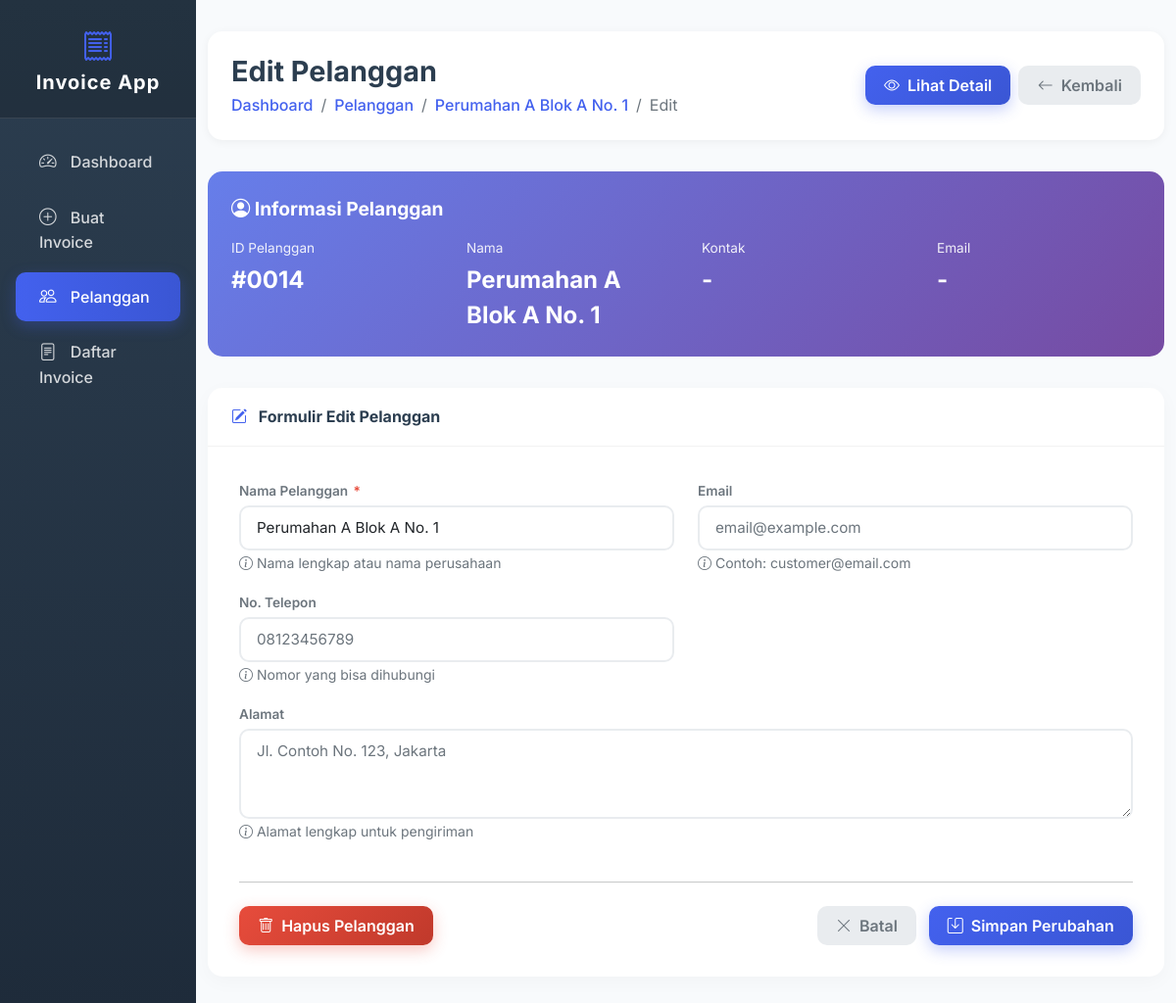
Screenshot of /edit_customer.php?id=14 with the database file from the repository.
### tables this page shows
CREATE TABLE `customers` (
  `id` int(11) NOT NULL,
  `name` varchar(100) NOT NULL,
  `email` varchar(100) DEFAULT NULL,
  `phone` varchar(20) DEFAULT NULL,
  `address` text DEFAULT NULL,
  `created_at` timestamp NOT NULL DEFAULT current_timestamp()
);

### edit_customer.php (the view, shortened to what this page needs)
<?php
require_once 'config_database.php';
$id = $_GET['id'] ?? 0;
$query = "SELECT * FROM customers WHERE id = ?";
$stmt = $pdo->prepare($query);
$stmt->execute([$id]);
$customer = $stmt->fetch();
?>
<!DOCTYPE html>
<html lang="id">
<head>
    <link href="https://cdn.jsdelivr.net/npm/bootstrap@5.1.3/dist/css/bootstrap.min.css" rel="stylesheet">
    <link rel="stylesheet" href="https://cdn.jsdelivr.net/npm/bootstrap-icons@1.8.1/font/bootstrap-icons.css">
</head>
<body>
    <div class="container-fluid">
        <div class="row">
            <nav class="col-md-2 d-md-block sidebar p-0">
                <div class="position-sticky">
                    <div class="sidebar-brand text-center">
                        <i class="bi bi-receipt"></i>
                        <h5>Invoice App</h5>
                    </div>
                    <ul class="nav flex-column mt-3">
                        <li class="nav-item">
                            <a class="nav-link" href="index.php">
                                <i class="bi bi-speedometer2"></i> Dashboard
                            </a>
                        </li>
                        <li class="nav-item">
                            <a class="nav-link" href="add_invoice.php">
                                <i class="bi bi-plus-circle"></i> Buat Invoice
                            </a>
                        </li>
                        <li class="nav-item">
                            <a class="nav-link active" href="customers.php">
                                <i class="bi bi-people"></i> Pelanggan
                            </a>
                        </li>
                        <li class="nav-item">
                            <a class="nav-link" href="invoices.php">
                                <i class="bi bi-file-text"></i> Daftar Invoice
                            </a>
                        </li>
                    </ul>
                </div>
            </nav>
            <main class="col-md-10 ms-sm-auto">
                <div class="page-header d-flex justify-content-between align-items-center">
                    <div>
                        <h1 class="h2 mb-1">Edit Pelanggan</h1>
                        <nav aria-label="breadcrumb">
                            <ol class="breadcrumb mb-0">
                                <li class="breadcrumb-item"><a href="index.php">Dashboard</a></li>
                                <li class="breadcrumb-item"><a href="customers.php">Pelanggan</a></li>
                                <li class="breadcrumb-item"><a href="view_customer.php?id=<?= $customer['id'] ?>"><?= htmlspecialchars($customer['name']) ?></a></li>
                                <li class="breadcrumb-item active">Edit</li>
                            </ol>
                        </nav>
                    </div>
                    <div class="d-flex gap-2">
                        <a href="view_customer.php?id=<?= $customer['id'] ?>" class="btn-custom btn-primary-custom">
                            <i class="bi bi-eye"></i> Lihat Detail
                        </a>
                        <a href="customers.php" class="btn-custom btn-secondary-custom">
                            <i class="bi bi-arrow-left"></i> Kembali
                        </a>
                    </div>
                </div>
                <div class="info-section">
                    <div class="info-title">
                        <i class="bi bi-person-circle"></i> Informasi Pelanggan
                    </div>
                    <div class="info-stats">
                        <div class="stat-item">
                            <div class="stat-label">ID Pelanggan</div>
                            <div class="stat-value">#<?= str_pad($customer['id'], 4, '0', STR_PAD_LEFT) ?></div>
                        </div>
                        <div class="stat-item">
                            <div class="stat-label">Nama</div>
                            <div class="stat-value"><?= htmlspecialchars($customer['name']) ?></div>
                        </div>
                        <div class="stat-item">
                            <div class="stat-label">Kontak</div>
                            <div class="stat-value"><?= htmlspecialchars($customer['phone'] ?: '-') ?></div>
                        </div>
                        <div class="stat-item">
                            <div class="stat-label">Email</div>
                            <div class="stat-value"><?= htmlspecialchars($customer['email'] ?: '-') ?></div>
                        </div>
                    </div>
                </div>
                <div class="form-card">
                    <div class="card-header">
                        <h6><i class="bi bi-pencil-square"></i> Formulir Edit Pelanggan</h6>
                    </div>
                    <div class="card-body">
                        <form method="POST" action="" onsubmit="return validateForm()">
                            <div class="row">
                                <div class="col-md-6">
                                    <div class="mb-3">
                                        <label class="form-label">
                                            Nama Pelanggan <span class="required-star">*</span>
                                        </label>
                                        <input type="text" name="name" class="form-control" required
                                               value="<?= htmlspecialchars($customer['name']) ?>"
                                               placeholder="Masukkan nama lengkap / perusahaan">
                                        <small class="text-muted">
                                            <i class="bi bi-info-circle"></i> Nama lengkap atau nama perusahaan
                                        </small>
                                    </div>
                                </div>
                                <div class="col-md-6">
                                    <div class="mb-3">
                                        <label class="form-label">Email</label>
                                        <input type="email" name="email" class="form-control"
                                               value="<?= htmlspecialchars($customer['email']) ?>"
                                               placeholder="email@example.com">
                                        <small class="text-muted">
                                            <i class="bi bi-info-circle"></i> Contoh: customer@email.com
                                        </small>
                                    </div>
                                </div>
                                <div class="col-md-6">
                                    <div class="mb-3">
                                        <label class="form-label">No. Telepon</label>
                                        <input type="text" name="phone" class="form-control"
                                               value="<?= htmlspecialchars($customer['phone']) ?>"
                                               placeholder="08123456789">
                                        <small class="text-muted">
                                            <i class="bi bi-info-circle"></i> Nomor yang bisa dihubungi
                                        </small>
                                    </div>
                                </div>
                                <div class="col-md-12">
                                    <div class="mb-3">
                                        <label class="form-label">Alamat</label>
                                        <textarea name="address" class="form-control" rows="3"
                                                  placeholder="Jl. Contoh No. 123, Jakarta"><?= htmlspecialchars($customer['address']) ?></textarea>
                                        <small class="text-muted">
                                            <i class="bi bi-info-circle"></i> Alamat lengkap untuk pengiriman
                                        </small>
                                    </div>
                                </div>
                            </div>
                            <hr class="my-4">
                            <div class="d-flex justify-content-between align-items-center">
                                <div>
                                    <a href="delete_customer.php?id=<?= $customer['id'] ?>"
                                       class="btn-custom btn-danger-custom"
                                       onclick="return confirm('Yakin ingin menghapus pelanggan ini? Semua data yang terkait akan ikut terhapus.')">
                                        <i class="bi bi-trash"></i> Hapus Pelanggan
                                    </a>
                                </div>
                                <div>
                                    <a href="customers.php" class="btn-custom btn-secondary-custom me-2">
                                        <i class="bi bi-x-lg"></i> Batal
                                    </a>
                                    <button type="submit" class="btn-custom btn-primary-custom">
                                        <i class="bi bi-save"></i> Simpan Perubahan
                                    </button>
                                </div>
                            </div>
                        </form>
                    </div>
                </div>
            </main>
        </div>
    </div>
</body>
</html>

### edit_customer.php (style rules this page uses)
:root { --primary-color: #4361ee; --success-color: #2ecc71; --warning-color: #f39c12; --danger-color: #e74c3c; --dark-color: #2c3e50; --light-bg: #f8fafc; }
body { font-family: 'Inter', sans-serif; background-color: var(--light-bg); }
.sidebar { min-height: 100vh; background: linear-gradient(180deg, #2c3e50 0%, #1e2b3a 100%); box-shadow: 4px 0 10px rgba(0,0,0,0.1); }
.sidebar .nav-link { color: rgba(255,255,255,0.8); padding: 0.75rem 1.5rem; margin: 0.2rem 1rem; border-radius: 10px; transition: all 0.3s ease; font-weight: 500; }
.sidebar .nav-link.active { background: linear-gradient(90deg, #4361ee, #3a56d4); color: white; box-shadow: 0 5px 15px rgba(67, 97, 238, 0.3); }
.sidebar .nav-link i { margin-right: 10px; width: 20px; font-size: 1.1rem; }
.sidebar-brand { padding: 1.5rem 1rem; background: rgba(0,0,0,0.2); border-bottom: 1px solid rgba(255,255,255,0.1); }
.sidebar-brand h5 { color: white; font-weight: 700; letter-spacing: 1px; margin: 0; }
.sidebar-brand i { font-size: 2rem; color: #4361ee; margin-bottom: 0.5rem; }
main { padding: 2rem; background-color: var(--light-bg); }
.page-header { background: white; padding: 1.5rem; border-radius: 15px; box-shadow: 0 2px 10px rgba(0,0,0,0.05); margin-bottom: 2rem; }
.page-header h1 { font-size: 1.8rem; font-weight: 700; color: var(--dark-color); margin: 0; }
.breadcrumb { margin-bottom: 0; background: transparent; }
.breadcrumb-item a { color: var(--primary-color); text-decoration: none; font-weight: 500; }
.breadcrumb-item.active { color: #6c757d; }
.btn-custom { padding: 0.5rem 1.2rem; border-radius: 10px; font-weight: 600; transition: all 0.3s ease; border: none; display: inline-flex; align-items: center; gap: 8px; text-decoration: none; }
.btn-primary-custom { background: linear-gradient(135deg, #4361ee, #3a56d4); color: white; box-shadow: 0 5px 15px rgba(67, 97, 238, 0.3); }
.btn-secondary-custom { background: #e9ecef; color: #6c757d; }
.btn-danger-custom { background: linear-gradient(135deg, #e74c3c, #c0392b); color: white; box-shadow: 0 5px 15px rgba(231, 76, 60, 0.3); }
.form-card { background: white; border-radius: 15px; border: none; box-shadow: 0 5px 20px rgba(0,0,0,0.03); }
.form-card .card-header { background: transparent; border-bottom: 1px solid rgba(0,0,0,0.05); padding: 1.25rem 1.5rem; }
.form-card .card-header h6 { font-size: 1rem; font-weight: 700; color: var(--dark-color); margin: 0; }
.form-card .card-header h6 i { color: var(--primary-color); margin-right: 8px; }
.form-card .card-body { padding: 2rem; }
.form-label { font-weight: 600; font-size: 0.85rem; color: #6c757d; margin-bottom: 0.3rem; }
.form-control { border: 2px solid #e9ecef; border-radius: 10px; padding: 0.6rem 1rem; font-size: 0.95rem; transition: all 0.3s ease; }
.required-star { color: var(--danger-color); margin-left: 2px; }
.info-section { background: linear-gradient(135deg, #667eea 0%, #764ba2 100%); border-radius: 15px; padding: 1.5rem; color: white; margin-bottom: 2rem; }
.info-title { font-size: 1.2rem; font-weight: 700; margin-bottom: 1rem; }
.info-stats { display: flex; gap: 2rem; flex-wrap: wrap; }
.stat-item { flex: 1; min-width: 150px; }
.stat-label { font-size: 0.85rem; opacity: 0.9; margin-bottom: 0.25rem; }
.stat-value { font-size: 1.5rem; font-weight: 700; }

### rows the page displays
customers: name "Perumahan A Blok A No. 1", id "0014", phone "-", email "-"
